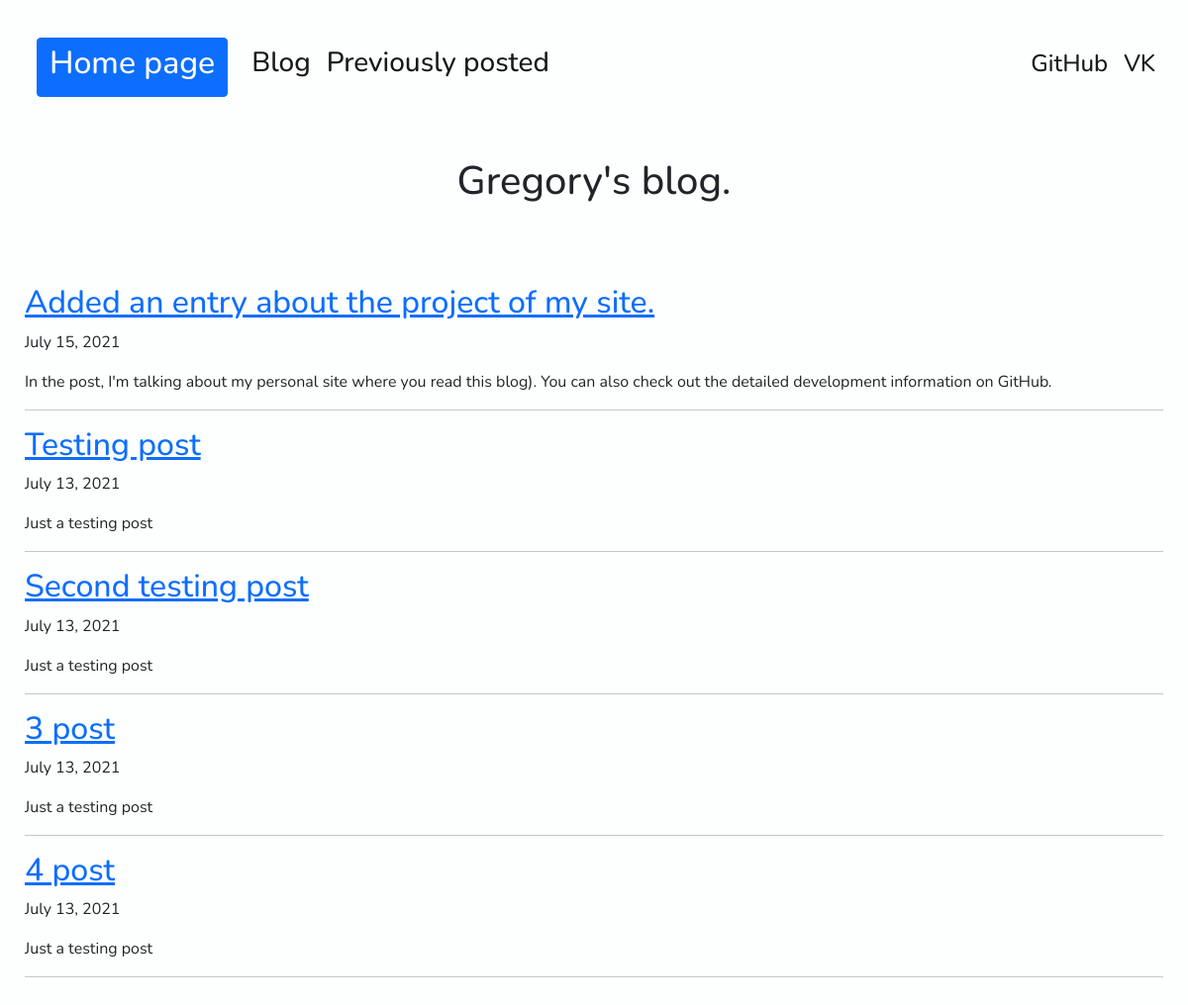
The page /blog/ on the database as committed earlier.
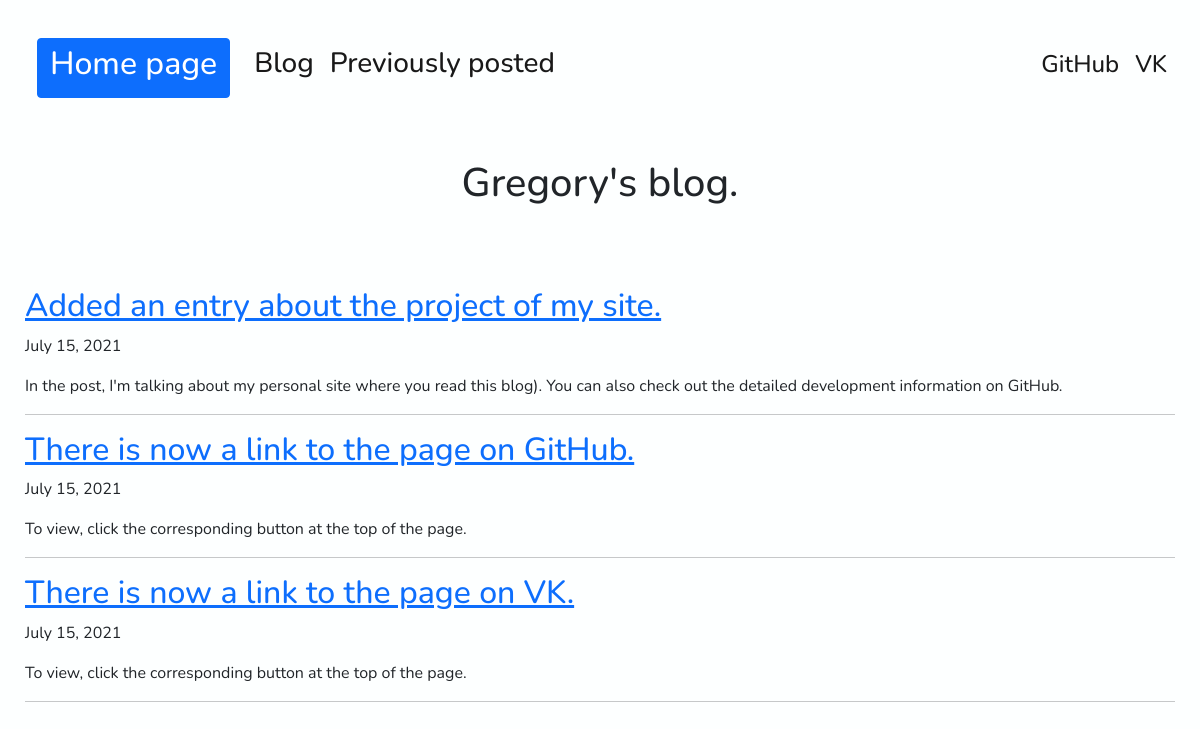
The same page on the database as committed later.
### blog/models.py (models this page shows, shortened)
class Blog_entry(models.Model):
    title = models.CharField(max_length=100)
    data = models.DateField(auto_now_add=True)
    description = models.CharField(max_length=240)
    url = models.URLField(blank=True)

### blog/views.py (the view)
# urls.py: path('', views.all_blogs, name = 'all_blogs'),
def all_blogs(request):
    projects = Blog_entry.objects.order_by('-data')[:5]
    return render(request, 'blog/all_blogs.html', {'projects':projects})

### blog/templates/blog/all_blogs.html
{% extends 'portfolio/base_style.html' %}
{% block content_button %}
<a class="nav-link active" aria-current="page" href="{% url 'all_posts' %}"><h3>Previously posted</h3></a>
{% endblock %}
{% block content %}
<center>
  <h1>Gregory's blog.</h1>
  <br>
  <br>
  <br>
</center>
  {% for project in projects %}
  <a href="{% url 'detail' project.id %}"><h2>{{ project.title }}</h2></a>
  <p>{{ project.data }}<p>
  <p>{{ project.description|striptags|truncatechars:150 }}<p>
  <hr>
  {% endfor %}
{% endblock %}

### portfolio/templates/portfolio/base_style.html (shortened to what this page needs)
<!doctype html>
{% load static %}
<html lang="en">
  <head>
    <link href="https://cdn.jsdelivr.net/npm/bootstrap@5.0.2/dist/css/bootstrap.min.css" rel="stylesheet">
  </head>
  <body>
    <nav class="navbar navbar-expand-lg navbar-light" style="background-color: #fdffff;">
  <div class="container-fluid">
    <a class="navbar-brand" href="{% url 'home' %}"><button class="btn btn-primary" type="button"><h2>Home page</h2></button></a>
    <div class="collapse navbar-collapse text-center" id="navbarNav">
      <div class="navbar-nav ml-auto">
        <a class="nav-link active" aria-current="page" href="{% url 'all_blogs' %}"><h3>Blog</h3></a>
        {% block content_button %}{% endblock %}
      </div>
    </div>
  </div>
  <div class="d-flex flex-row-reverse bd-highlight">
    <div class="collapse navbar-collapse text-center" id="navbarNav">
      <div class="navbar-nav ml-auto">
        <a class="nav-link active" aria-current="page" href="https://github.com/Grig0ryyy" target="_blank"><h4>GitHub</h4></a>
        <a class="nav-link active" aria-current="page" href="https://vk.com/ho4y_katany" target="_blank"><h4>VK</h4></a>
      </div>
    </div>
  </div>
</nav>
<br>
<br>
    {% block content %}{% endblock %}
  </body>
</html>

### portfolio/static/portfolio/custom.css (style rules this page uses)
body { font-family: 'Nunito', sans-serif; margin: 2%; background: #fdffff; padding: 1px; }

Rows that differ between the two databases and show on the page:
removed Blog_entry: title "Testing post", data "July 13, 2021", description "Just a testing post"
removed Blog_entry: title "Second testing post", data "July 13, 2021", description "Just a testing post"
removed Blog_entry: title "3 post", data "July 13, 2021", description "Just a testing post"
removed Blog_entry: title "4 post", data "July 13, 2021", description "Just a testing post"
added Blog_entry: title "There is now a link to the page on GitHub.", data "July 15, 2021", description "To view, click the corresponding button at the top of the page."
added Blog_entry: title "There is now a link to the page on VK.", data "July 15, 2021", description "To view, click the corresponding button at the top of the page."
